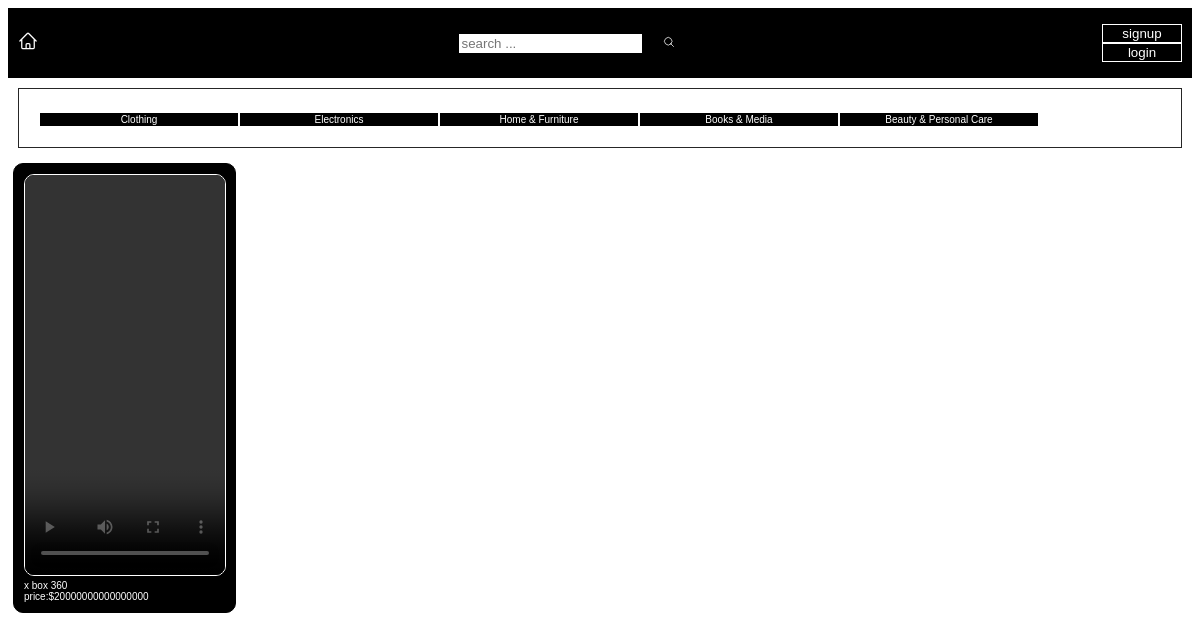
Screenshot of /Electronics/ with the database file from the repository.
### store/models.py (models this page shows, shortened)
class Category(models.Model):
    tittle = models.CharField(max_length=100)
    slug = models.SlugField(max_length=100)

class Product(models.Model):
    ACTIVE = 'active'
    DELETED = 'deleted'
    STATUS_CHOICES = (
        (ACTIVE,"active"),
        (DELETED,"deleted")
    )
    user = models.ForeignKey(User,on_delete=models.CASCADE,related_name="products")
    category = models.ForeignKey(Category,on_delete=models.CASCADE,related_name='products',null=True)
    tittle = models.CharField(max_length=100)
    slug = models.SlugField(max_length=100)
    video = models.FileField(upload_to="video/%y",validators=[filesize],null=True)
    video_count = models.PositiveBigIntegerField(default=0)
    banner = models.ImageField(upload_to=("bannerimage"),null=True)
    description = models.TextField(blank=True)
    price = models.IntegerField()
    created_at = models.DateTimeField(auto_now_add=True)
    updated_at = models.DateTimeField(auto_now=True)
    status = models.CharField(max_length=50,choices=STATUS_CHOICES,default=ACTIVE)
    def pricedisplay(self):
        return self.price / 100

### store/views.py (the view)
# urls.py: path("<slug:slug>/",views.category_detail,name='categorydetail'),
def category_detail(request,slug):
    category = get_object_or_404(Category,slug=slug)
    product = category.products.all()
    return render(request,"store/categorydetail.html",{
        "products":product
    })

### store/templatetags/menu.py (called while the page is built)
@register.inclusion_tag("core/menu.html")
def menu():
    category = Category.objects.all()
    return {"categories":category}

### store/templates/store/categorydetail.html
{% extends 'core/homepage.html' %}

### core/templates/core/homepage.html (shortened to what this page needs)
{% load static %}
{% load menu %}
<!DOCTYPE html>
<html lang="en">
<head>
    <link rel="stylesheet" href="{% static 'trialmultivendor/homepage.css' %}">
</head>
<body>
    {% block body %}
        <div class="first">
            <div class="home">
                <a href="{% url 'homepage' %}">
                </a>
            </div>
            <div class="search">
                <form method="get" action="/search/">
                    <input type="search" name="query" placeholder="search ..." id="in">
                    <button id="btnsearch">
                        <svg id="sear" xmlns="http://www.w3.org/2000/svg" fill="none" viewBox="0 0 24 24" stroke-width="1.5" stroke="currentColor" class="w-6 h-6">
                            <path stroke-linecap="round" stroke-linejoin="round" d="M21 21l-5.197-5.197m0 0A7.5 7.5 0 105.196 5.196a7.5 7.5 0 0010.607 10.607z" />
                        </svg>
                    </button>
                </form>
            </div>
            {% if request.user.is_authenticated %}
            <div class="account">
                <a href="{% url 'account' user.id %}">
                    <svg id="accont" xmlns="http://www.w3.org/2000/svg" fill="none" viewBox="0 0 24 24" stroke-width="1.5" stroke="currentColor" class="w-6 h-6">
                        <path stroke-linecap="round" stroke-linejoin="round" d="M15.75 6a3.75 3.75 0 11-7.5 0 3.75 3.75 0 017.5 0zM4.501 20.118a7.5 7.5 0 0114.998 0A17.933 17.933 0 0112 21.75c-2.676 0-5.216-.584-7.499-1.632z" />
                    </svg>
                </a>
            </div>
            {% else %}
                <div class="log">
                    <a href="{% url 'signup' %}"><button id="signup">signup</button></a>
                    <br>
                    <a href="{% url 'login' %}"><button id="login">login</button></a>
                </div>
            {% endif %}
        </div>
        <div class="promenu">
            <div class="menu">
                {% menu %}
            </div>
        </div>
        <div class="content">
                <div class="products">
                    {% for product in products %}
                            <div class="product">
                                    <a href="{% url 'productdetail' product.category.slug product.slug %}">
                                        <div class="image">
                                            <video id="my-video" class="custom-video" controls>
                                                <source src="{{ product.video.url }}" type="video/mp4">
                                            </video>
                                        </a>
                                    </div>
                                    <div class="price">
                                        {{product.tittle}}
                                        <br>
                                        price:${{product.pricedisplay}}
                                    </div>
                            </div>
                    {% endfor %}
                </div>
    {% endblock %}
</body>
</html>

### core/templates/core/menu.html (shortened to what this page needs)
{% load static %}
<!DOCTYPE html>
<html lang="en">
<head>
    <link rel="stylesheet" href="{% static 'C:\Users\user\Desktop\djangoprojects2\ecomerce\trialmultivendor\core\static\trialmultivendor\menu.css' %}">
</head>
<body>
    {% block body %}
        <div class="category">
            {% for category in categories %}
                <a href="{% url 'categorydetail' category.slug %}"><button id="category">{{category.tittle}}</button></a>
                <br>
            {% endfor %}
        </div>
    {% endblock %}
</body>
</html>

### rows the page displays
Category: tittle "Clothing"
Category: tittle "Electronics"
Category: tittle "Home & Furniture"
Category: tittle "Books & Media"
Category: tittle "Beauty & Personal Care"
Product: tittle "x box 360", pricedisplay "20000000000000000"
